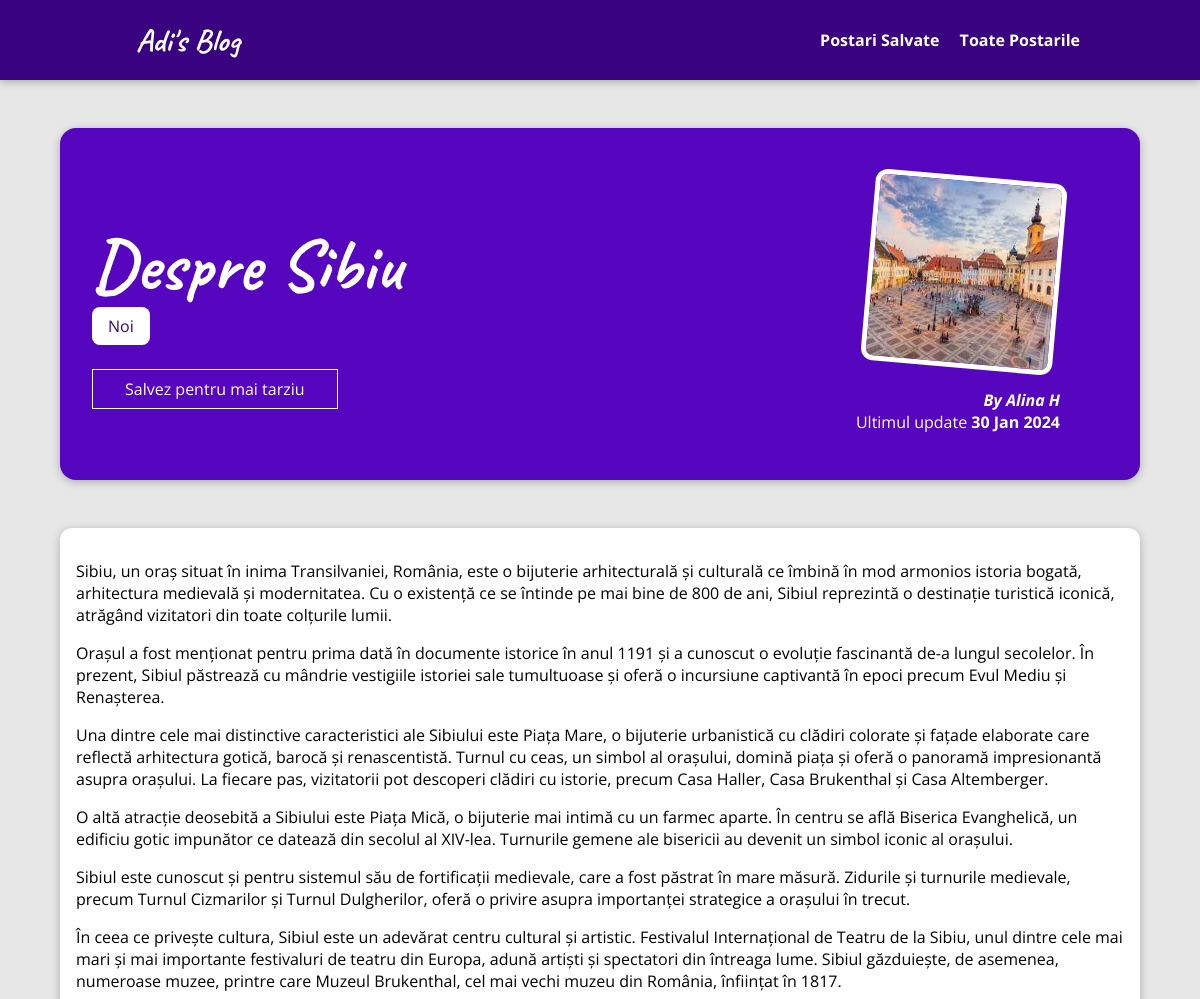
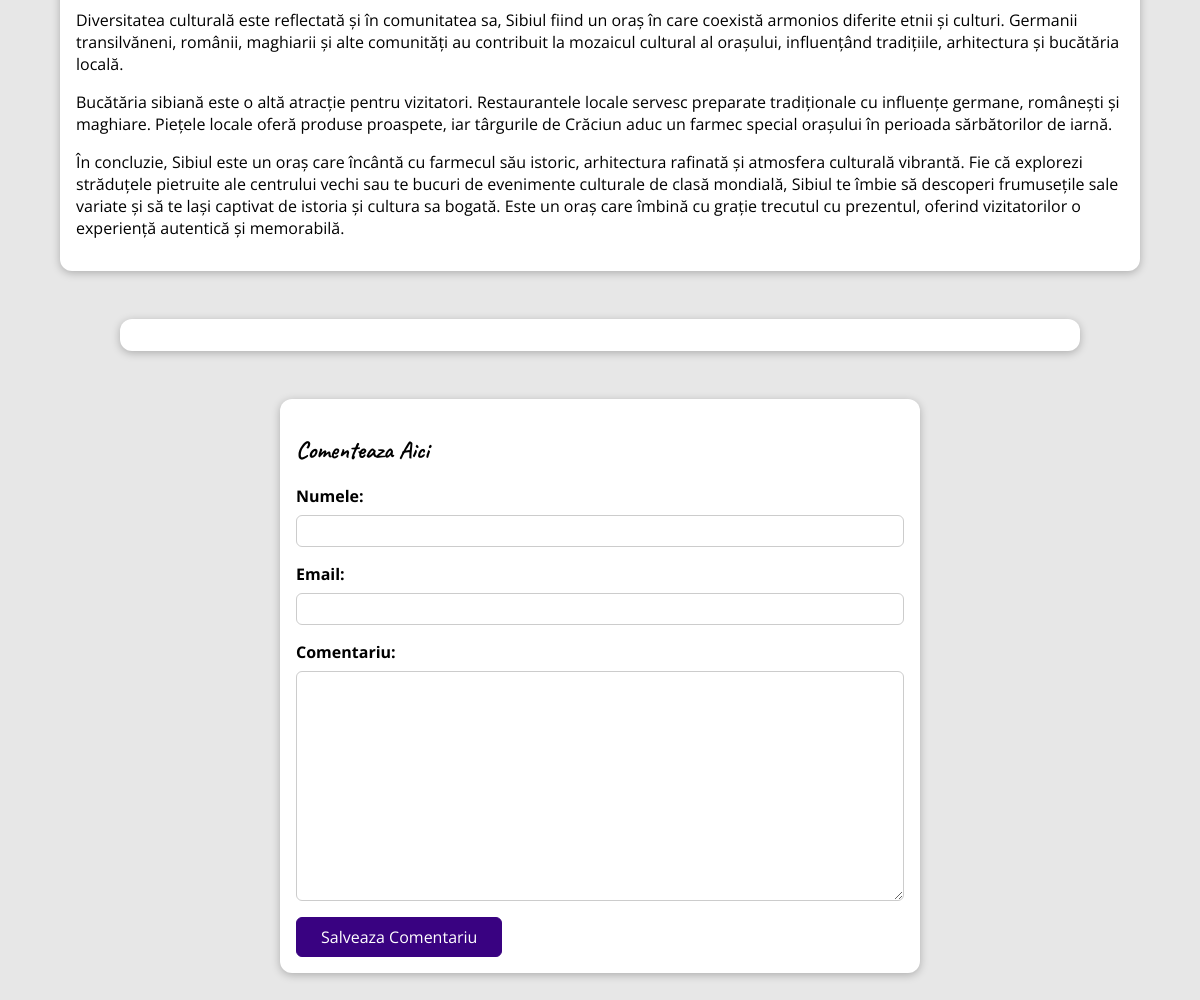
Screenshot of /posts/despre-sibiu with the database file from the repository (2 pictures, top to bottom).
### blog/models.py (models this page shows, shortened)
class Post(models.Model):
    title = models.CharField(max_length=150)
    excerpt = models.CharField(max_length=200)
    image = models.ImageField(upload_to="posts", null=True)
    date = models.DateField(auto_now=True)
    slug = models.SlugField(unique=True, db_index=True)
    content = models.TextField(validators=[MinLengthValidator(10)])
    author = models.ForeignKey(
        Author, on_delete=models.SET_NULL, null=True, related_name="posts")
    tags = models.ManyToManyField(Tag)

class Tag(models.Model):
    caption = models.CharField(max_length=20)

class Author(models.Model):
    first_name = models.CharField(max_length=100)
    last_name = models.CharField(max_length=100)
    email_address = models.EmailField()
    def full_name(self):
        return f"{self.first_name} {self.last_name}"
    def __str__(self):
        return self.full_name()

### blog/views.py (the view, shortened to what this page needs)
# urls.py: path("posts/<slug:slug>", views.SinglePostView.as_view(),
class SinglePostView(View):
    def get(self, request, slug):
        post = Post.objects.get(slug=slug)
        context = {
            "post": post,
            "post_tags": post.tags.all(),
            "comment_form": CommentForm(),
            "comments": post.comments.all().order_by("-id"),
            "saved_for_later": self.is_stored_post(request, post.id)
        }
        return render(request, "blog/post-detail.html", context)
    def is_stored_post(self, request, post_id):
        stored_posts = request.session.get("stored_posts")
        if stored_posts is not None:
            is_saved_for_later = post_id in stored_posts
        else:
            is_saved_for_later = False
        return is_saved_for_later

### blog/forms.py
class CommentForm(forms.ModelForm):
    class Meta:
        model = Comment
        exclude = ["post"]
        labels = {
            "user_name": "Numele",
            "user_email": "Email",
            "text": "Comentariu"
        }

### blog/templates/blog/post-detail.html (shortened to what this page needs)
{% extends "base.html" %}
{% load static %}
{% block css_files %}
<link rel="stylesheet" href="{% static "blog/post-detail.css" %}" />
{% endblock %}
{% block content %}
<section id="summary">
  <h2>{{ post.title }}</h2>
  <div>
    {% for tag in post_tags %}
      <span class="tag">{{ tag.caption }}</span>
    {% endfor %}
  </div>
  <div id="read-later">
    <form action="{% url "read-later" %}" method="POST">
      <button>
        {% if saved_for_later %}
          Sterge din "Postari Salvate"
        {% else %}
          Salvez pentru mai tarziu
        {% endif %}
      </button>
    </form>
  </div>
  <article>
    <img src="{{ post.image.url }}" alt="{{ post.title }}" />
    <address>By <a href="mailto:{{ post.author.email_address }}">{{ post.author }}</a></address>
    <div>Ultimul update <time>{{ post.date|date:"d M Y" }}</time></div>
  </article>
</section>
<main>
  {{ post.content|linebreaks }}
</main>
<section id="comments">
</section>
<section id="comment-form">
  <h2>Comenteaza Aici</h2>
  <form action="{% url "post-detail-page" post.slug %}" method="POST">
    {% for form_field in comment_form %}
      <div class="form-control {% if form_field.errors %}invalid{% endif %}">
        {{ form_field.label_tag }}
        {{ form_field }}
      </div>
    {% endfor %}
    <button>Salveaza Comentariu</button>
  </form>
</section>
{% endblock %}

### static/app.css (style rules this page uses)
* { box-sizing: border-box; }
html { font-family: 'Open Sans', 'Lato', sans-serif; }
body { margin: 0; }
h1, h2, h3 { font-family: 'Caveat', cursive; font-weight: regular; }

### blog/static/blog/post-detail.css (style rules this page uses)
body { background-color: #e7e7e7; }
#summary { margin: 8rem auto 3rem auto; padding: 2rem; width: 90%; max-width: 90rem; border-radius: 16px; background-color: #5706c0; position: relative; box-shadow: 0 2px 8px rgba(0, 0, 0, 0.25); height: 22rem; }
#summary h2 { color: white; font-size: 4.5rem; margin-bottom: 0.25rem; }
#summary article { position: absolute; top: 2rem; right: 3rem; padding: 1rem 2rem; border-radius: 12px; text-align: right; color: white; }
#summary article img { width: 12rem; height: 12rem; border-radius: 12px; transform: rotateZ(5deg); border: 5px solid white; margin-bottom: 1rem; }
#summary address { font-weight: bold; }
#summary a { color: white; text-decoration: none; }
#summary time { font-weight: bold; }
#read-later { margin: 2rem 0; }
#read-later button { background-color: transparent; border: 1px solid white; padding: 0.5rem 2rem; font: inherit; color: white; cursor: pointer; }
main { width: 90%; max-width: 90rem; margin: 3rem auto; background-color: white; padding: 1rem; border-radius: 12px; box-shadow: 0 2px 8px rgba(0, 0, 0, 0.25); }
.tag { background-color: white; color: #390281; padding: 0.5rem 1rem; border-radius: 8px; }
#comment-form { margin: 3rem auto; width: 90%; max-width: 40rem; border-radius: 12px; background-color: white; box-shadow: 0 2px 8px rgba(0, 0, 0, 0.25); padding: 1rem; }
#comment-form button { font: inherit; background-color: #390281; color: white; border: 1px solid #390281; padding: 0.5rem 1.5rem; border-radius: 6px; cursor: pointer; }
.form-control { margin-bottom: 1rem; }
.form-control label { font-weight: bold; margin-bottom: 0.5rem; display: block; }
.form-control input, .form-control textarea { display: block; width: 100%; font: inherit; padding: 0.25rem; border-radius: 6px; border: 1px solid #ccc; }
#comments { margin: 3rem auto; width: 90%; max-width: 60rem; border-radius: 12px; background-color: white; box-shadow: 0 2px 8px rgba(0, 0, 0, 0.25); padding: 1rem 2rem; }

### rows the page displays
Post: title "Despre Sibiu", image (picture), author "Alina H", date "30 Jan 2024", content "Sibiu, un oraș situat în inima Transilvaniei, România, este o bijuterie arhitecturală și culturală ce îmbină în mod armonios istoria bogată, arhitectura medievală și modernitatea. Cu o existență ce se întinde pe mai bine de 800 de ani, Sibiul reprezintă o destinație turistică iconică, atrăgând vizitatori din toate colțurile lumii. Orașul a fost menționat pentru prima dată în documente istorice în anul 1191 și a cunoscut o evoluție fascinantă de-a lungul secolelor. În prezent, Sibiul păstrează cu mândrie vestigiile istoriei sale tumultuoase și oferă o incursiune captivantă în epoci precum Evul Mediu și Renașterea. Una dintre cele mai distinctive caracteristici ale Sibiului este Piața Mare, o…"
Tag: caption "Noi"
